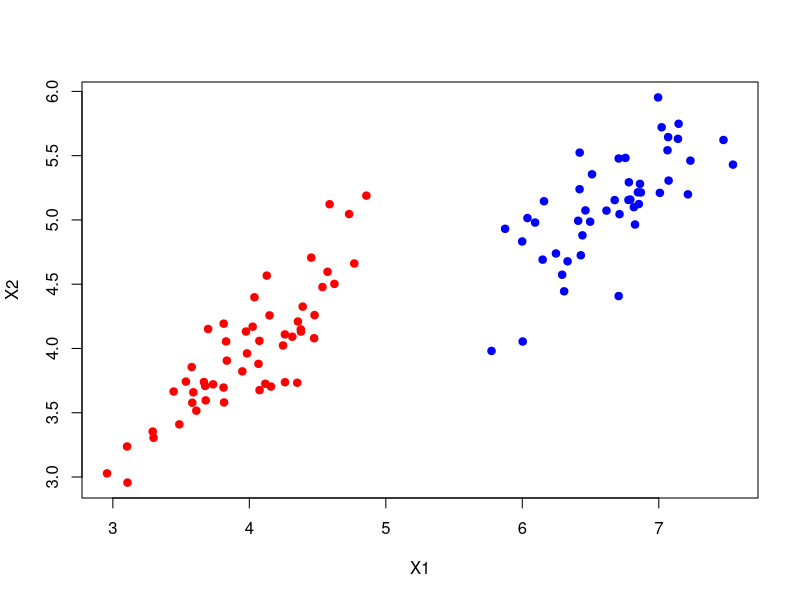
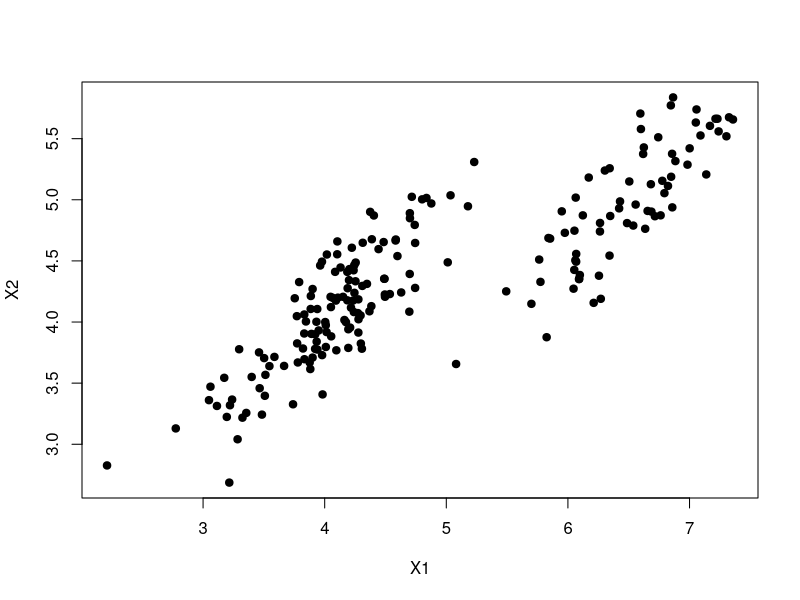
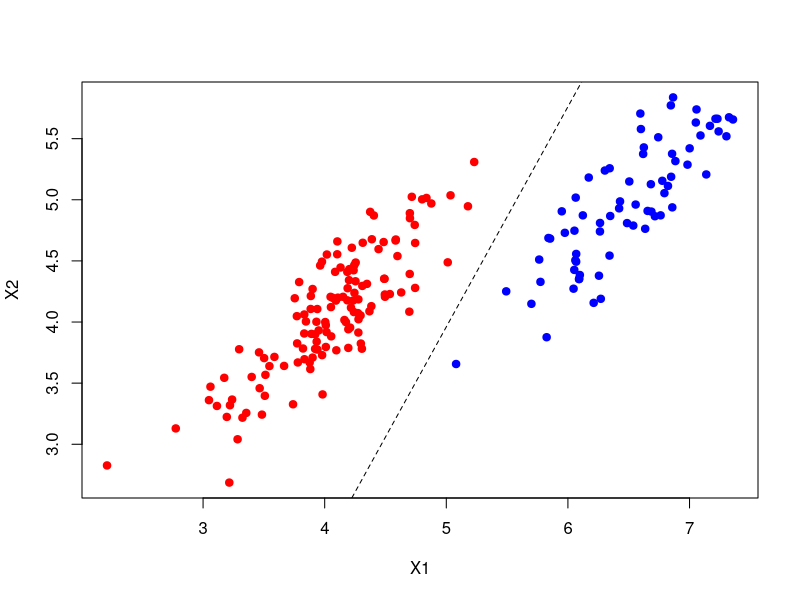
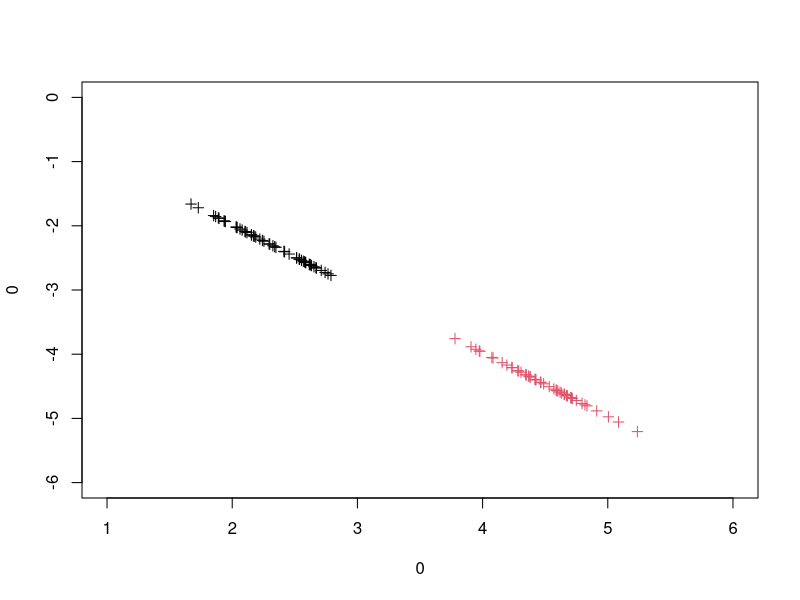
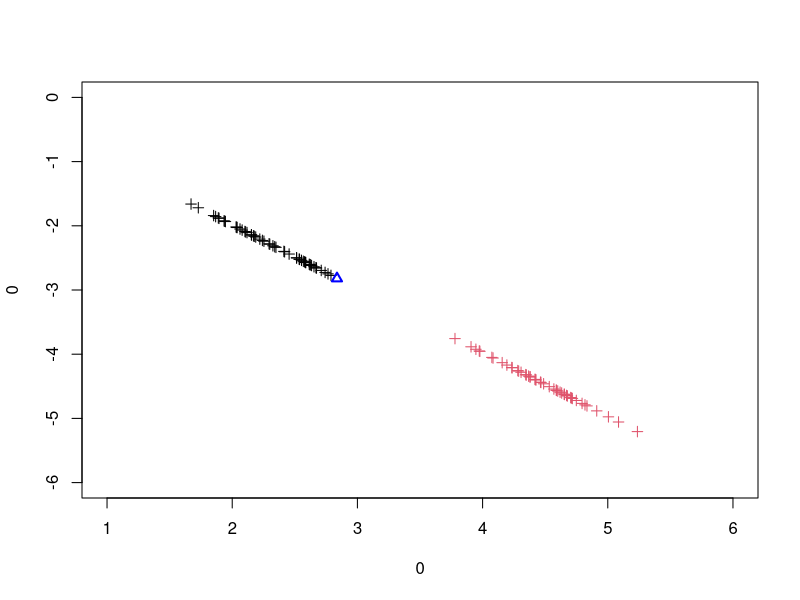
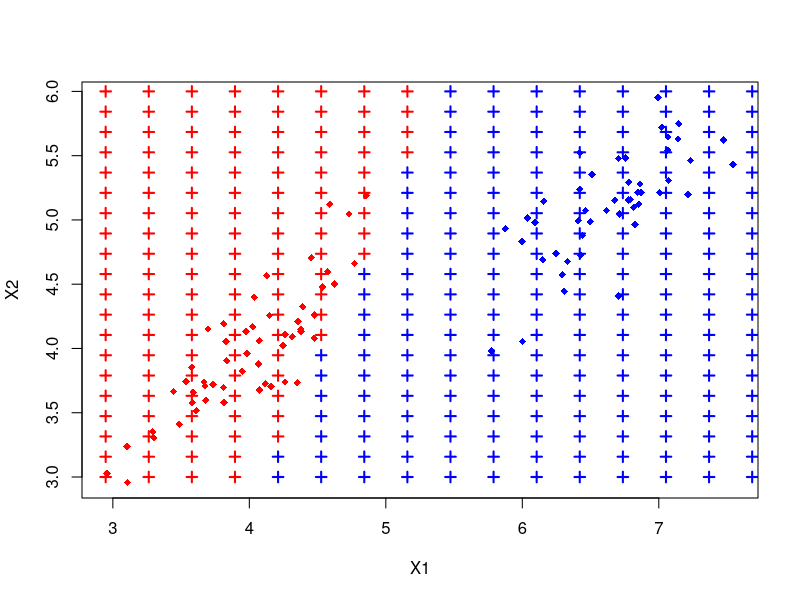
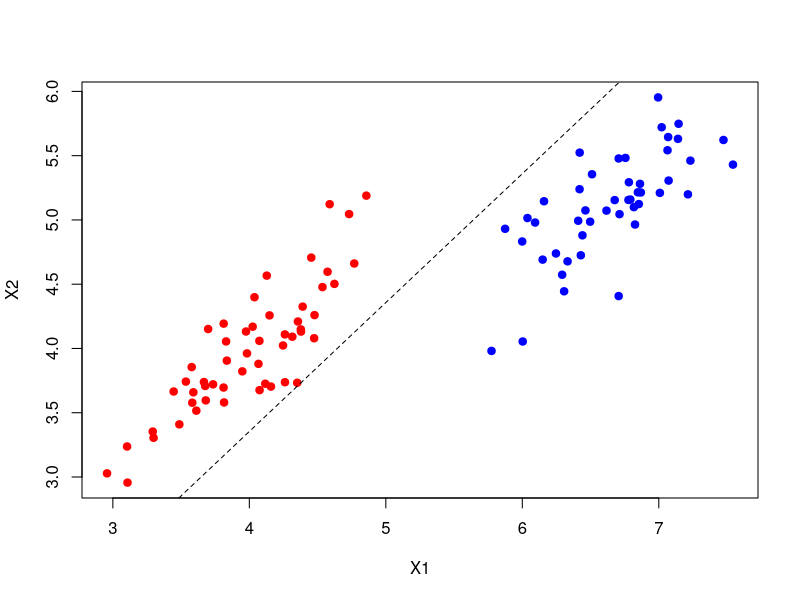
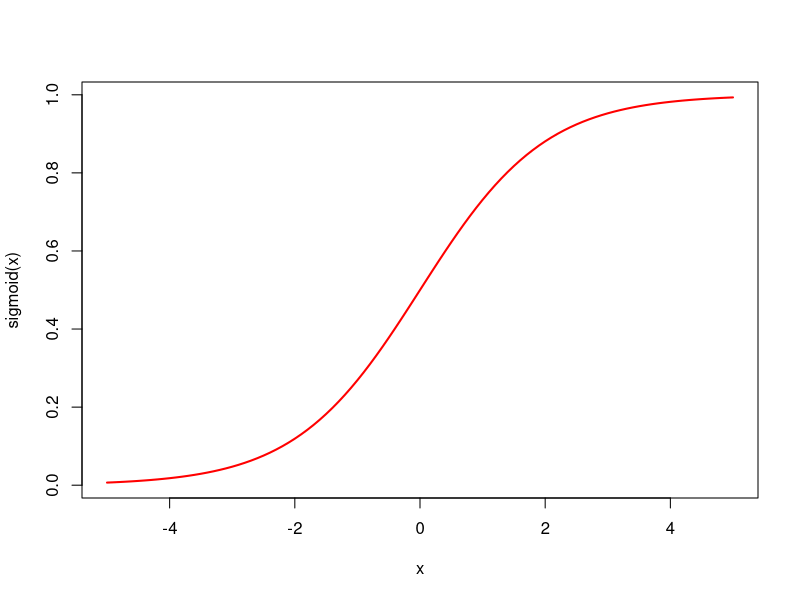

Write the R code that produced these figures, in order.
## ---- chunk 1
# generating n datapoints from a mixture of K Gaussians with dimensions d
# k  : the respective datapoint classes
# mu : kxd matrix with means
# sig: kxdxd matrix with dxd covariate matrices
gen.mix <- function(n, k, mu, sig) {
  library(MASS)

  d <- length(mu[1,])  # number of dimensions
  result <- matrix(rep(NA,n*d), ncol=d)
  colnames(result) <- paste0("X",1:d)
  
  for(i in 1:n) {
    result[i,] <- mvrnorm(1, mu = mu[k[i],], Sigma=sig[,,k[i]])
  }
  
  result
}
## ---- chunk 2
set.seed(101)
n <- 100

mu <- matrix(c(4.0,4.0,
               6.5,  5), ncol=2, byrow=T)

sigs <- array(rep(NA,2*2*2), c(2,2,2))  # 3D matrix
sigs[,,1] <- matrix(c(.25, .21, .21,.25), nrow=2, byrow=TRUE)
sigs[,,2] <- matrix(c(.25, .21, .21,.25), nrow=2, byrow=TRUE)

pi <- c(.6,.4) # mixing coeffs
classes <- sample(1:2, n, replace=TRUE, prob=pi)

mydata <- gen.mix(n, classes, mu, sigs)
mydata <- cbind(mydata, C=classes)
head(mydata)
plot(mydata, col=c("red","blue")[classes], xlab="X1", ylab="X2", pch=19)
## ---- chunk 3
compute_W <- function(X, C) {
  solve(t(X) %*% X) %*% t(X) %*% C
}

X <- matrix(cbind(rep(1,length(mydata[,1])), mydata[,1:2]), ncol=3)
C <- matrix(mydata[,3], ncol=1)
W <- compute_W(X, C)
## ---- chunk 4
# given a W, create a discriminant function defined by it
discriminant_factory <- function(W) {
  function(x) t(W) %*% c(1,x)
}

f <- discriminant_factory(W)  # this problem's discriminant function
## ---- chunk 5
set.seed(231)
n <- 200
unknown_class <- sample(1:2, n, replace=TRUE, prob=pi)
newdata       <- gen.mix(n, unknown_class, mu, sigs)
plot(newdata, pch=19)
prediction <- ifelse(apply(newdata, 1, f)<=1.5, 1, 2) # apply threshold
plot(newdata, col=c("red","blue")[prediction], xlab="X1", ylab="X2", pch=19)
# draw decision line: w0 + w1x1 + w2x2 == 1.5
abline((1.5-W[1])/W[3], -W[2]/W[3], lty=2)  
## ---- chunk 6
table(unknown_class, prediction)
## ---- chunk 7
C_1 <- mydata[mydata[,3]==1,1:2]
C_2 <- mydata[mydata[,3]==2,1:2]

m_1 <- apply(C_1,2,mean)
m_2 <- apply(C_2,2,mean)

S_W <- matrix(rep(0,length(m_1)^2), ncol=2)

for(x_n in C_1)
  S_W <- S_W + (x_n - m_1) %*% t(x_n - m_1)
for(x_n in C_2)
  S_W <- S_W + (x_n - m_1) %*% t(x_n - m_1)

W <- solve(S_W) * (m_2-m_1)
W <- W / max(W)
## ---- chunk 8
projection <- apply(mydata[,1:2],1,function(x) t(W)%*%x)
plot(0,0,type="n", xlim=c(1,6), ylim=c(-6,0))
points(projection[1,], projection[2,], col=mydata[,3], pch=3)
## ---- chunk 9
library(stats)

# make it flat using the 1st component of its pca
pca      <- prcomp(t(projection))
proj_pca <- apply(projection, 2, function(x) pca$rotation[,1] %*% x)
# plot(proj_pca, col=mydata[,3])

# get best point by optimize via minimization of square errors
f_optim <- function(x) {
  pred <- ifelse(proj_pca<x,1,2) # predicted classes
  sum((pred-mydata[,3])^2)       # compare with true classes
}

report <- optim(4.0, f_optim) # use optimization to get a solution
threshold_pca <- report$par
threshold <- pca$rotation[,1] * threshold_pca # unproject from the 1st component

plot(0,0,type="n", xlim=c(1,6), ylim=c(-6,0))
points(projection[1,], projection[2,], col=mydata[,3], pch=3)
points(threshold[1], threshold[2], col="blue", pch=24, lwd=2)
## ---- chunk 10
classify <- function(d) {
  proj1 <- apply(d, 1, function(x) t(W)%*%x)
  proj2 <- apply(proj1, 2, function(x) pca$rotation[,1] %*% x)
  ifelse(proj2<threshold_pca, 1, 2)
}


newdata  <- expand.grid(seq(2,8,len=20),seq(3,6,len=20))
pred_new <- classify(newdata)

plot(mydata, col=c("red","blue")[mydata[,3]], xlab="X1", ylab="X2", pch=18)
# the new points are shown as crosses
points(newdata[,1], newdata[,2], col=c("red","blue")[pred_new], pch=3, lwd=2)
## ---- chunk 11
perceptron <- function(X, Y, eta=1, epsilon=1e-3) {
  n <- nrow(X)
  W <- rnorm(ncol(X)+1)  # init values are small random numbers

  for(i in 1:1e4) {
    
    W_start <- W                 # keep W for convergence comparisation
    for (k in 1:n) {             # update W using all samples
      
      x <- c(1,X[k,])            # the data point
      y <- sign(W %*% x)         # what the model estimates for x
      d <- Y[k]                  # what we desire for x
      W <- W + eta * (d-y) * x   # if d-y>0 then an error was found
    }
    
    if (norm(as.matrix(W_start  - W), "F")<epsilon)
      return(W)                  # convergence achieved

  } # for(i)
  
  return(NA)                     # non convergence, give up
}
## ---- chunk 12
X <- mydata[,1:2]
Y <- ifelse(mydata[,3]==1,-1,1)  # convert to classes -1 & 1

W <- perceptron(X, Y)

plot(X, col=c("red","blue")[classes], xlab="X1", ylab="X2", pch=19)
# draw decision line: w0 + w1x1 + w2x2 == 0
abline(-W[1]/W[3], -W[2]/W[3], lty=2)  
## ---- chunk 13
sigmoid <- function(x) { 1/(1+exp(-x)) }
curve(sigmoid, -5, 5, col="red", lwd=2)
## ---- chunk 14
get_posteriors <- function(x, priors, mus, Sigma) {
  K <- length(priors)
  S_inv <- solve(Sigma)
  
  a_k <- rep(NA,K)
  for (k in 1:K) {
    w_k    <- S_inv %*% mus[k,]
    w_k0   <- -0.5 * t(mus[k,]) %*% S_inv %*% mus[k,] + log(priors[k])
    a_k[k] <- t(w_k) %*% x + w_k0
  }
  sum_posteriors <- sum(sapply(1:K, function(k) exp(a_k[k])))
  sapply(1:K, function(k) exp(a_k[k]))/sum_posteriors
}
## ---- chunk 15
mle_mus <- function(X, Y) {
  N_k <- table(Y)
  K   <- length(N_k)
  
  t(sapply(1:K, function(k) apply(X[Y==k,],2,sum)/N_k[k]))
}

mle_Sigma <- function(X, Y, mus) {
  N_k <- table(Y)
  K   <- length(N_k)
  N   <- nrow(X)
  D   <- ncol(X)
  Sigma <- matrix(rep(0,D^2), D)
  
  for(k in 1:K) {                  # for a given class C_k
    S_k <- matrix(rep(0,D^2), D) 
    X_k <- X[Y==k,]                # select all x's from class C_k
    for(i in 1:nrow(X_k)) {        # for each x in C_k
      S_k <- S_k + (X_k[i,] - mus[k,]) %*% t(X_k[i,] - mus[k,])
    }
    Sigma <- Sigma + S_k
  }
  
  Sigma/N
}
## ---- chunk 16
X <- mydata[,1:2]
Y <- mydata[,3]

# get maximum likelihood estimates
mus   <- mle_mus(X,Y)
Sigma <- mle_Sigma(X,Y,mus)

# define equal priors for C_1 and C_2
priors <- c(0.5,0.5)

# get a classifier function for this dataset
classifier <- function(x) { get_posteriors(x, priors, mus, Sigma) }

# create some new data and classify them 
X_new <- matrix(c(4.0,5.0,  
                  6.0,3.0,  
                  5.3,4.5), ncol=2, byrow=T)

round(t(apply(X_new, 1, classifier)), 2)
## ---- chunk 17
n_r_optim <- function(f, x0, epsilon=1e-5, max_iter=1e3) {
  
  h <- 1e-7 # step for numeric derivation
  x <- x0
  
  for(i in 1:max_iter) {
    old_x <- x
    
    df_dx <- (f(x+h) - f(x)) / h
    x <- x - (f(x) / df_dx)
    
    if (abs(old_x-x) < epsilon) # achieved tolerance's threshold
      break
  }
  
  x
}
## ---- chunk 18
options(digits=10)
n_r_optim(function(x) x^2 - 2, x0=1)                # find sqrt(2)
sqrt(2)                                             # compare with R function
uniroot(function(x) x^2 - 2, c(1,8), tol=1e-7)$root # compare with R's root finder
